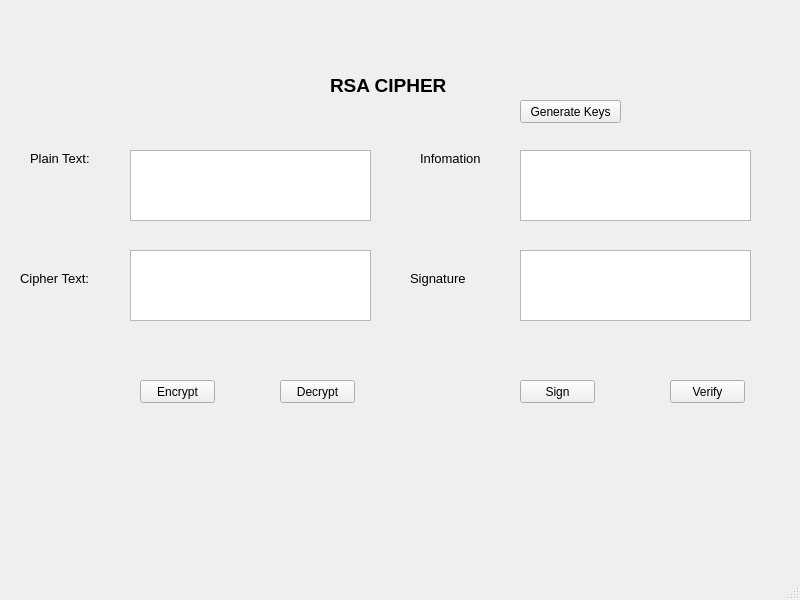
<?xml version="1.0" encoding="UTF-8"?>
<ui version="4.0">
 <class>MainWindow</class>
 <widget class="QMainWindow" name="MainWindow">
  <property name="geometry">
   <rect>
    <x>0</x>
    <y>0</y>
    <width>800</width>
    <height>600</height>
   </rect>
  </property>
  <property name="windowTitle">
   <string>MainWindow</string>
  </property>
  <widget class="QWidget" name="centralwidget">
   <widget class="QLabel" name="label">
    <property name="geometry">
     <rect>
      <x>330</x>
      <y>70</y>
      <width>171</width>
      <height>31</height>
     </rect>
    </property>
    <property name="font">
     <font>
      <pointsize>14</pointsize>
      <weight>75</weight>
      <bold>true</bold>
     </font>
    </property>
    <property name="text">
     <string>RSA CIPHER</string>
    </property>
   </widget>
   <widget class="QLabel" name="label_2">
    <property name="geometry">
     <rect>
      <x>30</x>
      <y>150</y>
      <width>71</width>
      <height>16</height>
     </rect>
    </property>
    <property name="font">
     <font>
      <pointsize>10</pointsize>
     </font>
    </property>
    <property name="text">
     <string>Plain Text:</string>
    </property>
   </widget>
   <widget class="QLabel" name="label_3">
    <property name="geometry">
     <rect>
      <x>20</x>
      <y>270</y>
      <width>81</width>
      <height>16</height>
     </rect>
    </property>
    <property name="font">
     <font>
      <pointsize>10</pointsize>
     </font>
    </property>
    <property name="text">
     <string>Cipher Text:</string>
    </property>
   </widget>
   <widget class="QLabel" name="label_4">
    <property name="geometry">
     <rect>
      <x>410</x>
      <y>270</y>
      <width>81</width>
      <height>16</height>
     </rect>
    </property>
    <property name="font">
     <font>
      <pointsize>10</pointsize>
     </font>
    </property>
    <property name="text">
     <string>Signature</string>
    </property>
   </widget>
   <widget class="QLabel" name="label_5">
    <property name="geometry">
     <rect>
      <x>420</x>
      <y>150</y>
      <width>71</width>
      <height>16</height>
     </rect>
    </property>
    <property name="font">
     <font>
      <pointsize>10</pointsize>
     </font>
    </property>
    <property name="text">
     <string>Infomation</string>
    </property>
   </widget>
   <widget class="QPlainTextEdit" name="txt_plain_text">
    <property name="geometry">
     <rect>
      <x>130</x>
      <y>150</y>
      <width>241</width>
      <height>71</height>
     </rect>
    </property>
   </widget>
   <widget class="QPlainTextEdit" name="txt_cipher_text">
    <property name="geometry">
     <rect>
      <x>130</x>
      <y>250</y>
      <width>241</width>
      <height>71</height>
     </rect>
    </property>
   </widget>
   <widget class="QPlainTextEdit" name="txt_info">
    <property name="geometry">
     <rect>
      <x>520</x>
      <y>150</y>
      <width>231</width>
      <height>71</height>
     </rect>
    </property>
   </widget>
   <widget class="QPlainTextEdit" name="txt_sign">
    <property name="geometry">
     <rect>
      <x>520</x>
      <y>250</y>
      <width>231</width>
      <height>71</height>
     </rect>
    </property>
   </widget>
   <widget class="QPushButton" name="btn_encrypt">
    <property name="geometry">
     <rect>
      <x>140</x>
      <y>380</y>
      <width>75</width>
      <height>23</height>
     </rect>
    </property>
    <property name="text">
     <string>Encrypt</string>
    </property>
   </widget>
   <widget class="QPushButton" name="btn_decrypt">
    <property name="geometry">
     <rect>
      <x>280</x>
      <y>380</y>
      <width>75</width>
      <height>23</height>
     </rect>
    </property>
    <property name="text">
     <string>Decrypt</string>
    </property>
   </widget>
   <widget class="QPushButton" name="btn_sign">
    <property name="geometry">
     <rect>
      <x>520</x>
      <y>380</y>
      <width>75</width>
      <height>23</height>
     </rect>
    </property>
    <property name="text">
     <string>Sign</string>
    </property>
   </widget>
   <widget class="QPushButton" name="btn_verify">
    <property name="geometry">
     <rect>
      <x>670</x>
      <y>380</y>
      <width>75</width>
      <height>23</height>
     </rect>
    </property>
    <property name="text">
     <string>Verify</string>
    </property>
   </widget>
   <widget class="QPushButton" name="btn_gen_keys">
    <property name="geometry">
     <rect>
      <x>520</x>
      <y>100</y>
      <width>101</width>
      <height>23</height>
     </rect>
    </property>
    <property name="text">
     <string>Generate Keys</string>
    </property>
   </widget>
  </widget>
  <widget class="QMenuBar" name="menubar">
   <property name="geometry">
    <rect>
     <x>0</x>
     <y>0</y>
     <width>800</width>
     <height>21</height>
    </rect>
   </property>
  </widget>
  <widget class="QStatusBar" name="statusbar"/>
 </widget>
 <resources/>
 <connections/>
</ui>
